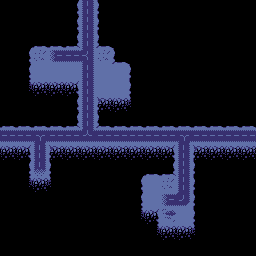

Tiled map render using the project's own tile images. Description and the whole map definition, tile-layer contents included, below:
An orthogonal 16x16 tile map with 16x16 px tiles, 2 tile layers (Terrain_1, Terrain_2), 7 tilesets and 10 objects.

<map version="1.10" tiledversion="1.12.2" orientation="orthogonal" renderorder="right-down" width="16" height="16" tilewidth="16" tileheight="16" infinite="0" nextlayerid="5" nextobjectid="16">
 <tileset firstgid="1" source="../tilesets/terrain.tsx" />
 <tileset firstgid="67" source="../tilesets/building_1.tsx" />
 <tileset firstgid="69" source="../tilesets/unit_1.tsx" />
 <tileset firstgid="71" source="../tilesets/unit_3.tsx" />
 <tileset firstgid="73" source="../tilesets/spacebodies.tsx" />
 <tileset firstgid="79" source="../tilesets/unit_2.tsx" />
 <tileset firstgid="83" source="../tilesets/truck_loaded.tsx" />
 <objectgroup id="4" name="Space">
  <object id="5" gid="76" x="16" y="16" width="16" height="16" />
  <object id="6" gid="78" x="32" y="224" width="16" height="16" />
  <object id="9" gid="74" x="224" y="80" width="16" height="16" />
 </objectgroup>
 <layer id="1" name="Terrain_1" width="16" height="16">
  <data encoding="csv">
0,0,0,0,6,3,8,0,0,0,0,0,0,0,0,0,
0,0,0,0,6,3,8,0,0,0,0,0,0,0,0,0,
0,0,7,7,19,3,20,0,0,0,0,0,0,0,0,0,
0,6,1,25,4,28,1,20,0,0,0,0,0,0,0,0,
0,6,5,5,5,3,5,5,8,0,0,0,0,0,0,0,
0,10,9,9,30,3,5,5,8,0,0,0,0,0,0,0,
0,0,0,0,6,3,31,9,11,0,0,0,0,0,0,0,
7,7,7,7,19,3,20,7,7,7,7,7,7,7,7,7,
4,4,17,4,4,18,4,4,4,4,4,17,4,4,4,4,
9,30,3,31,9,9,9,9,9,9,30,3,31,9,9,9,
0,6,27,8,0,0,0,0,0,7,19,3,8,0,0,0,
0,10,9,11,0,0,0,0,6,5,1,3,8,0,0,0,
0,0,0,0,0,0,0,0,6,5,25,24,8,0,0,0,
0,0,0,0,0,0,0,0,10,30,2,5,8,0,0,0,
0,0,0,0,0,0,0,0,0,10,9,9,11,0,0,0,
0,0,0,0,0,0,0,0,0,0,0,0,0,0,0,0
</data>
 </layer>
 <layer id="3" name="Terrain_2" width="16" height="16">
  <data encoding="csv">
0,0,0,0,0,0,0,0,0,0,0,0,0,0,0,0,
0,0,0,0,0,0,0,0,0,0,0,0,0,0,0,0,
0,0,0,0,0,0,0,0,0,0,0,0,0,0,0,0,
0,0,0,0,0,0,0,0,0,0,0,0,0,0,0,0,
0,0,0,0,0,0,0,0,0,0,0,0,0,0,0,0,
0,0,0,0,0,0,0,0,0,0,0,0,0,0,0,0,
0,0,0,0,0,0,0,0,0,0,0,0,0,0,0,0,
0,0,0,0,0,0,0,0,0,0,0,0,0,0,0,0,
0,0,0,0,0,0,0,0,0,0,0,0,0,0,0,0,
0,0,0,0,0,0,0,0,0,0,0,0,0,0,0,0,
0,0,0,0,0,0,0,0,0,0,0,0,0,0,0,0,
0,0,0,0,0,0,0,0,0,0,0,0,0,0,0,0,
0,0,0,0,0,0,0,0,0,0,0,0,0,0,0,0,
0,0,0,0,0,0,0,0,0,0,0,0,0,0,0,0,
0,0,0,0,0,0,0,0,0,0,0,0,0,0,0,0,
0,0,0,0,0,0,0,0,0,0,0,0,0,0,0,0
</data>
 </layer>
 <objectgroup id="2" name="Building">
  <object id="1" gid="67" x="96" y="96" width="32" height="32">
   <properties>
    <property name="Destructible" type="bool" value="true" />
   </properties>
  </object>
  <object id="3" gid="71" x="64" y="80" width="16" height="16">
   <properties>
    <property name="Destructible" type="bool" value="true" />
   </properties>
  </object>
  <object id="4" gid="71" x="32" y="80" width="16" height="16">
   <properties>
    <property name="Destructible" type="bool" value="true" />
   </properties>
  </object>
  <object id="10" gid="79" x="144" y="208" width="16" height="16">
   <properties>
    <property name="Destructible" type="bool" value="true" />
   </properties>
  </object>
  <object id="11" gid="84" x="96" y="144" width="16" height="16" />
  <object id="12" gid="83" x="80" y="144" width="16" height="16" />
  <object id="13" gid="83" x="64" y="144" width="16" height="16" />
 </objectgroup>
</map>
